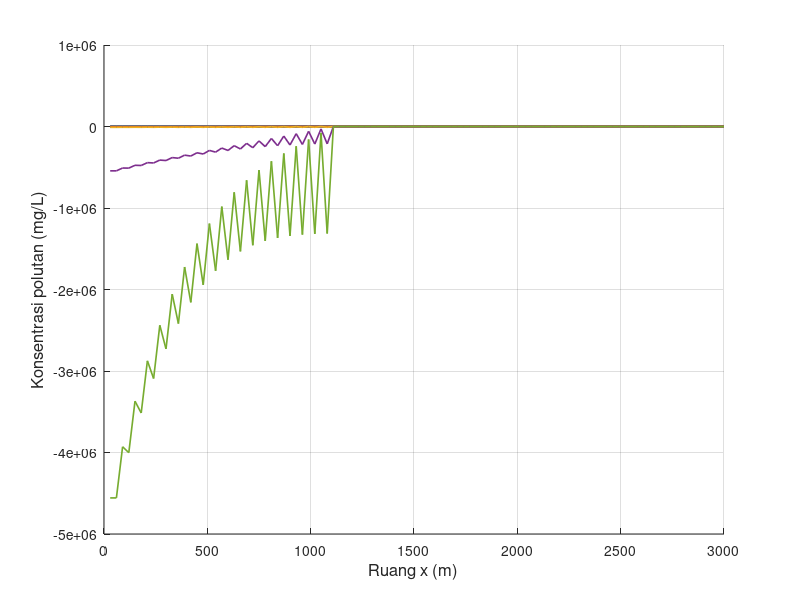

Write the MATLAB code that produced this figure. (Note: this script raises an error after producing the figure.)
clear; clc; close all;

% Feby Syarief Al A`raaf
% 26050124130087
% Oseanografi C

% Simulasi adveksi 1 dimensi dengan metode Leapfrog (CTCS)
% Sumber polutan kontinu
% NIM ganjil, xyz = 087, sehingga z = 7 dan 0.zyx = 0.780

x_digit = 0;
y_digit = 8;
z_digit = 7;

u_xyz    = 0.780;
C_source = 10 * z_digit;

n_plot = [0, ...
          10 + z_digit, 20 + z_digit, 30 + z_digit, 40 + z_digit, ...
          50 + z_digit, 100 + z_digit, 200 + z_digit, 300 + z_digit, ...
          500 + z_digit, 800 + z_digit, 1000 + z_digit];

L = 3000;
T = 10800;

scenario(1).nama = 'Skenario 1';
scenario(1).dx   = 30;
scenario(1).dt   = 8;
scenario(1).u    = u_xyz;
scenario(1).m    = 30 + z_digit;

scenario(2).nama = 'Skenario 2';
scenario(2).dx   = 60;
scenario(2).dt   = 8;
scenario(2).u    = u_xyz;
scenario(2).m    = 60 + z_digit;

scenario(3).nama = 'Skenario 3';
scenario(3).dx   = 15;
scenario(3).dt   = 8;
scenario(3).u    = u_xyz;
scenario(3).m    = 15 + z_digit;

scenario(4).nama = 'Skenario 4';
scenario(4).dx   = 30;
scenario(4).dt   = 8;
scenario(4).u    = 0.5 * u_xyz;
scenario(4).m    = 30 + z_digit;

scenario(5).nama = 'Skenario 5';
scenario(5).dx   = 30;
scenario(5).dt   = 8;
scenario(5).u    = 2 * u_xyz;
scenario(5).m    = 30 + z_digit;

scenario(6).nama = 'Skenario 6';
scenario(6).dx   = 30;
scenario(6).dt   = 8;
scenario(6).u    = -u_xyz;
scenario(6).m    = 30 + z_digit;

scenario(7).nama = 'Skenario 7';
scenario(7).dx   = 30;
scenario(7).dt   = 2;
scenario(7).u    = u_xyz;
scenario(7).m    = 30 + z_digit;

scenario(8).nama = 'Skenario 8';
scenario(8).dx   = 30;
scenario(8).dt   = 16;
scenario(8).u    = u_xyz;
scenario(8).m    = 30 + z_digit;

folder_output = 'output_Kontinu_CTCS_Polutan_Terhadap_Ruang';
if ~exist(folder_output, 'dir')
    mkdir(folder_output);
end

for s = 1:numel(scenario)

    fprintf('\nMemproses %s\n', scenario(s).nama);

    dx       = scenario(s).dx;
    dt       = scenario(s).dt;
    u        = scenario(s).u;
    m_source = scenario(s).m;

    M_grid = round(L / dx);
    Mmax   = max(M_grid, m_source);
    Nmax   = round(T / dt);

    courant = u * dt / dx;

    fprintf('dx = %.3f m, dt = %.3f s, u = %.3f m/s, m = %d\n', dx, dt, u, m_source);
    fprintf('Mmax = %d, Nmax = %d, C = %.4f\n', Mmax, Nmax, courant);

    if any(n_plot > Nmax)
        n_tidak_valid = n_plot(n_plot > Nmax);
        fprintf('%s: n = %s melebihi Nmax = %d sehingga tidak digrafikkan.\n', ...
                scenario(s).nama, mat2str(n_tidak_valid), Nmax);
    end

    F00 = zeros(1, Mmax);
    F0  = zeros(1, Mmax);
    F   = zeros(1, Mmax);

    x_space = (1:Mmax) * dx;
    snapshot = NaN(length(n_plot), Mmax);

    F00(:) = 0;

    idx0 = find(n_plot == 0, 1);
    if ~isempty(idx0)
        snapshot(idx0, :) = F00;
    end

    for i = 2:(Mmax-1)
        F0(i) = F00(i) - (u * dt / (2 * dx)) * (F00(i+1) - F00(i-1));
    end

    F0(1)    = F0(2);
    F0(Mmax) = F0(Mmax-1);
    F0(m_source) = C_source;

    for J = 2:Nmax

        F00(1)    = F00(2);
        F00(Mmax) = F00(Mmax-1);

        F0(1)     = F0(2);
        F0(Mmax)  = F0(Mmax-1);

        F0(m_source) = C_source;

        for i = 2:(Mmax-1)
            F(i) = F00(i) - (u * dt / dx) * (F0(i+1) - F0(i-1));
        end

        F(1)    = F(2);
        F(Mmax) = F(Mmax-1);
        F(m_source) = C_source;

        idx_snap = find(n_plot == J, 1);
        if ~isempty(idx_snap)
            snapshot(idx_snap, :) = F;
        end

        F00 = F0;
        F0  = F;
    end

    fig = figure('Visible', 'off', 'Position', [100 100 1400 600]);
    hold on;

    legend_text = {};

    for k = 1:length(n_plot)

        if all(isnan(snapshot(k, :)))
            continue;
        end

        plot(x_space, snapshot(k, :), 'LineWidth', 1.2);
        legend_text{end+1} = sprintf('n = %d', n_plot(k));
    end

    grid on;
    xlabel('Ruang x (m)', 'FontSize', 12);
    ylabel('Konsentrasi polutan (mg/L)', 'FontSize', 12);
    title(sprintf('%s - Konsentrasi polutan terhadap ruang', scenario(s).nama), ...
          'Feby Syarief-0087-Ose C','FontSize', 14, 'FontWeight', 'bold');
    xlim([x_space(1), x_space(end)]);

    y_max = max(snapshot(:), [], 'omitnan');
    if isempty(y_max) || isnan(y_max) || y_max <= 0
        ylim([0 1]);
    else
        ylim([0, max(C_source * 1.2, y_max * 1.1)]);
    end

    set(gca, 'FontSize', 11);

    legend(legend_text, ...
           'Location', 'northwest', ...
           'FontSize', 8, ...
           'NumColumns', 2, ...
           'Box', 'on');

    hold off;

    nama_file = sprintf('ctcs_kontinu_ruang_skenario_%d.png', s);
    saveas(fig, fullfile(folder_output, nama_file));
    close(fig);

    fprintf('%s selesai diproses.\n', scenario(s).nama);
end

fprintf('\nSemua skenario telah selesai diproses.\n');
